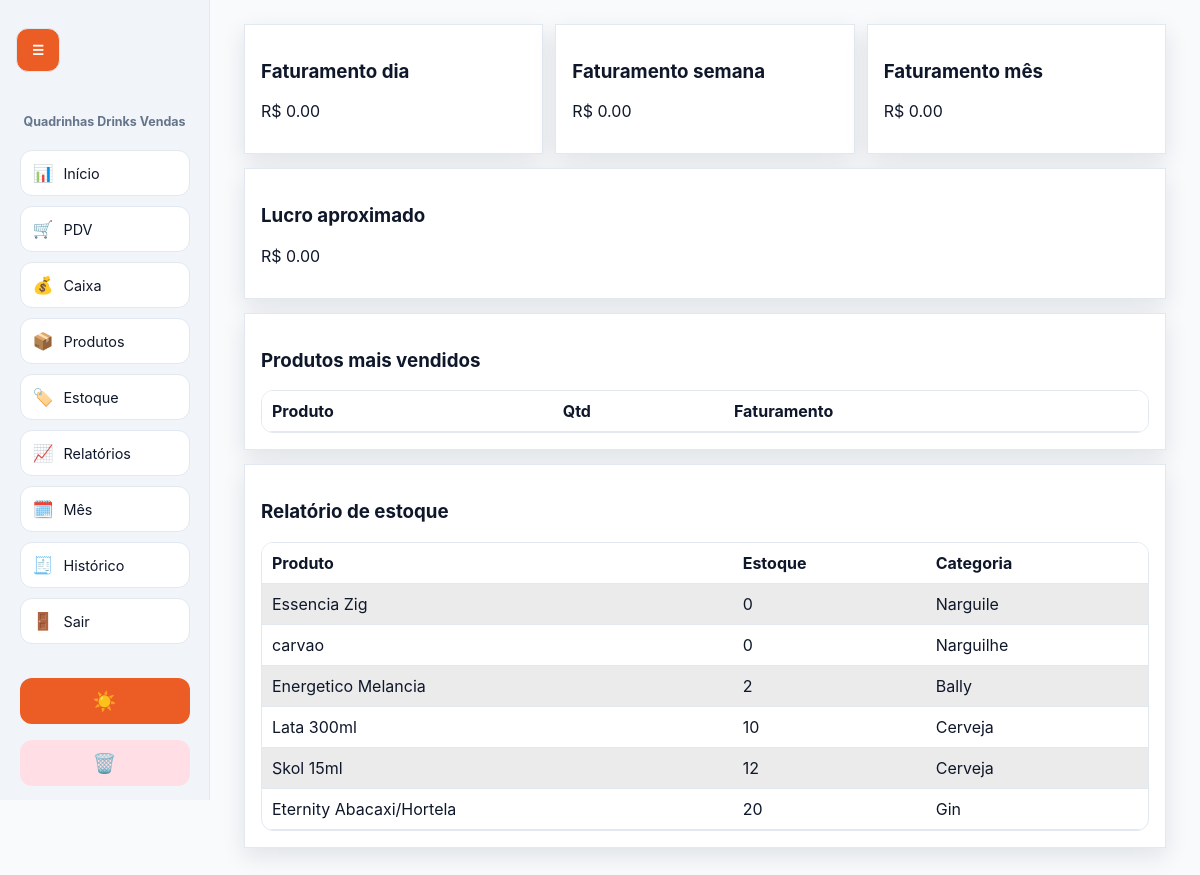
The app's page /reports (signed in), older data.
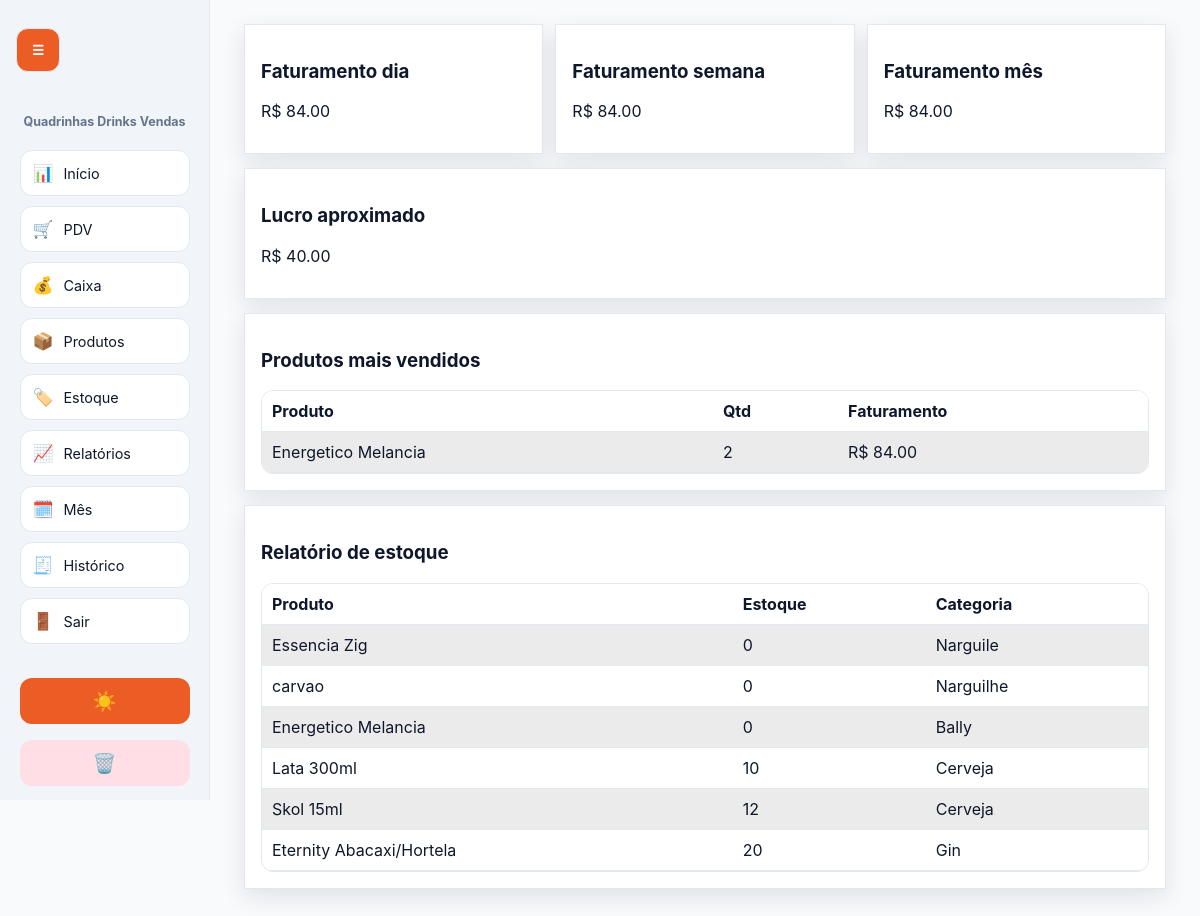
The same page, newer data.
### tables this page shows
CREATE TABLE products (
            id INTEGER PRIMARY KEY AUTOINCREMENT,
            name TEXT NOT NULL,
            category TEXT NOT NULL,
            cost_price REAL NOT NULL,
            sale_price REAL NOT NULL,
            stock_qty INTEGER NOT NULL DEFAULT 0,
            created_at TEXT NOT NULL
        );

### app.py (the view)
@app.route("/reports")
def reports():
    redirect_resp = require_login()
    if redirect_resp:
        return redirect_resp
    db = get_db()
    top_products = db.execute(
        """
        SELECT product_name, SUM(quantity) AS qty, SUM(total_price) AS faturamento
        FROM sale_items si
        JOIN sales s ON s.id = si.sale_id
        WHERE s.status = 'ACTIVE'
        GROUP BY product_name
        ORDER BY qty DESC LIMIT 10
        """
    ).fetchall()
    now = datetime.now()
    day_start = now.replace(hour=0, minute=0, second=0, microsecond=0).isoformat()
    week_start = (now - timedelta(days=now.weekday())).replace(hour=0, minute=0, second=0, microsecond=0).isoformat()
    month_start = now.replace(day=1, hour=0, minute=0, second=0, microsecond=0).isoformat()
    def total_since(since: str) -> float:
        return db.execute(
            "SELECT COALESCE(SUM(total),0) AS t FROM sales WHERE status = 'ACTIVE' AND created_at >= ?",
            (since,),
        ).fetchone()["t"]
    faturamento = {
        "dia": total_since(day_start),
        "semana": total_since(week_start),
        "mes": total_since(month_start),
    }
    lucro = db.execute(
        """
        SELECT COALESCE(SUM((si.unit_price - p.cost_price) * si.quantity),0) AS lucro
        FROM sale_items si
        JOIN sales s ON s.id = si.sale_id
        JOIN products p ON p.id = si.product_id
        WHERE s.status = 'ACTIVE'
        """
    ).fetchone()["lucro"]
    stock_report = db.execute("SELECT * FROM products ORDER BY stock_qty ASC").fetchall()
    return render_template(
        "reports.html",
        top_products=top_products,
        faturamento=faturamento,
        lucro=lucro,
        stock_report=stock_report,
    )

### app.py (called while the page is built)
def get_db() -> sqlite3.Connection:
    if "db" not in g:
        conn = sqlite3.connect(DB_PATH)
        conn.row_factory = sqlite3.Row
        conn.execute("PRAGMA foreign_keys = ON")
        g.db = conn
    return g.db

def require_login():
    if "user_id" not in session:
        flash("Faça login para acessar o sistema.", "warning")
        return redirect(url_for("login"))
    return None

@app.context_processor
def inject_branding() -> dict[str, str]:
    return {
        "logo_path": app.config["LOGO_PATH"],
        "favicon_path": app.config["FAVICON_PATH"],
        "asset_version": int(datetime.now().timestamp()) // 3600,
    }

### templates/reports.html
{% extends 'base.html' %}
{% block content %}
<section class="grid three">
<article class="card"><h3>Faturamento dia</h3><p>R$ {{ '%.2f'|format(faturamento['dia']) }}</p></article>
<article class="card"><h3>Faturamento semana</h3><p>R$ {{ '%.2f'|format(faturamento['semana']) }}</p></article>
<article class="card"><h3>Faturamento mês</h3><p>R$ {{ '%.2f'|format(faturamento['mes']) }}</p></article>
</section>
<section class="card"><h3>Lucro aproximado</h3><p>R$ {{ '%.2f'|format(lucro) }}</p></section>
<section class="card"><h3>Produtos mais vendidos</h3>
<table><tr><th>Produto</th><th>Qtd</th><th>Faturamento</th></tr>{% for t in top_products %}<tr><td>{{ t['product_name'] }}</td><td>{{ t['qty'] }}</td><td>R$ {{ '%.2f'|format(t['faturamento']) }}</td></tr>{% endfor %}</table>
</section>
<section class="card"><h3>Relatório de estoque</h3>
<table><tr><th>Produto</th><th>Estoque</th><th>Categoria</th></tr>{% for p in stock_report %}<tr><td>{{ p['name'] }}</td><td>{{ p['stock_qty'] }}</td><td>{{ p['category'] }}</td></tr>{% endfor %}</table>
</section>
{% endblock %}

Row changes from the older to the newer data that the page shows:
changed products "Energetico Melancia": stock_qty "2" → "0"
Text that changed along with them:
{{ '%.2f'|format(faturamento['dia']) }}: "0.00" → "84.00"
{{ '%.2f'|format(faturamento['semana']) }}: "0.00" → "84.00"
{{ '%.2f'|format(faturamento['mes']) }}: "0.00" → "84.00"
{{ '%.2f'|format(lucro) }}: "0.00" → "40.00"
new list line: "Energetico Melancia 2 R$ 84.00"
